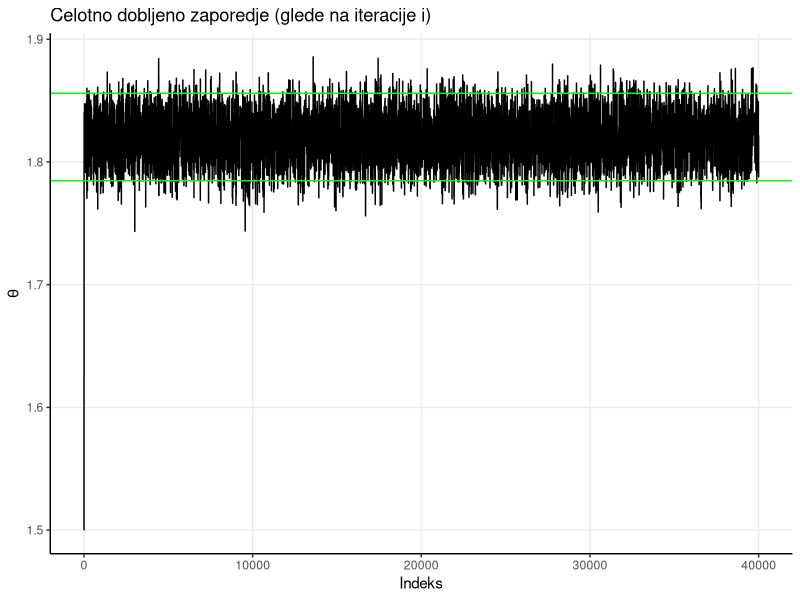
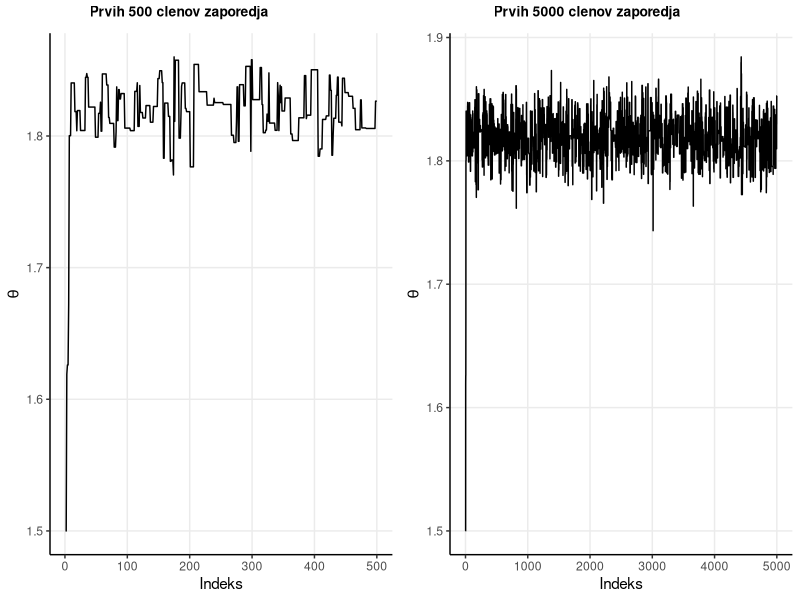
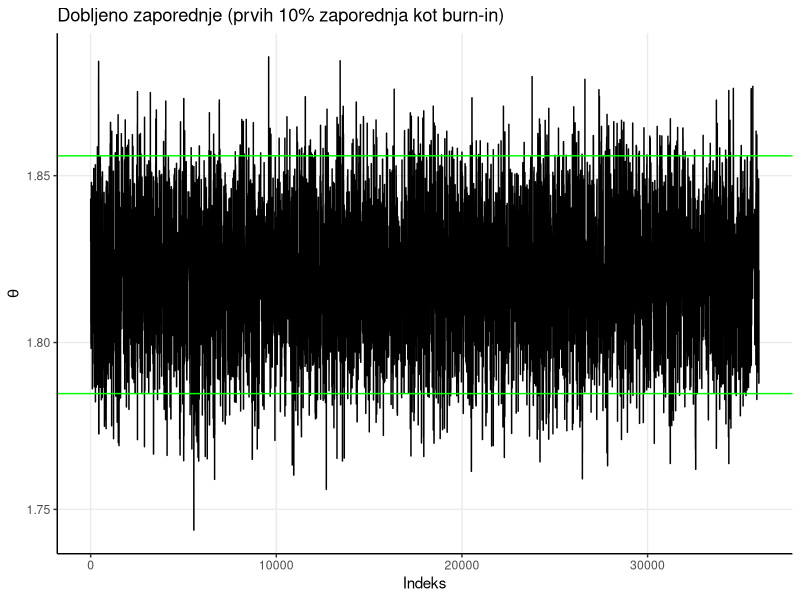
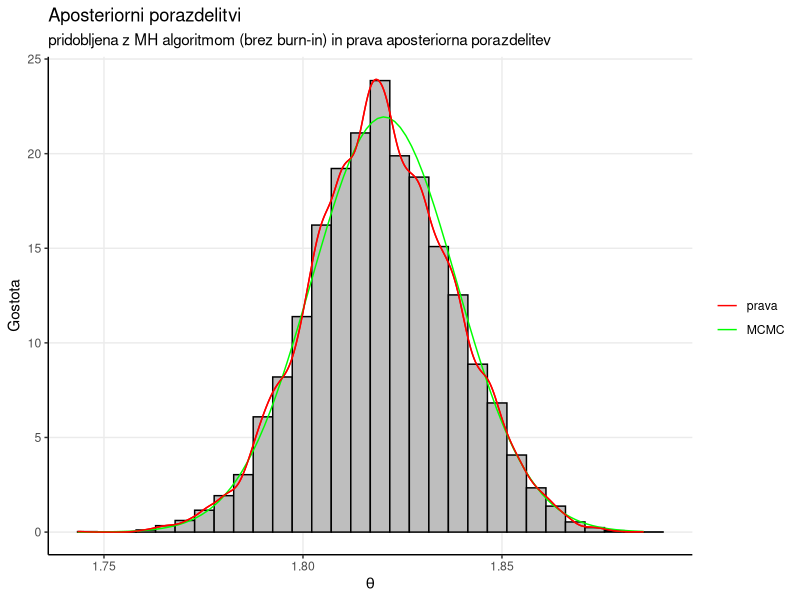
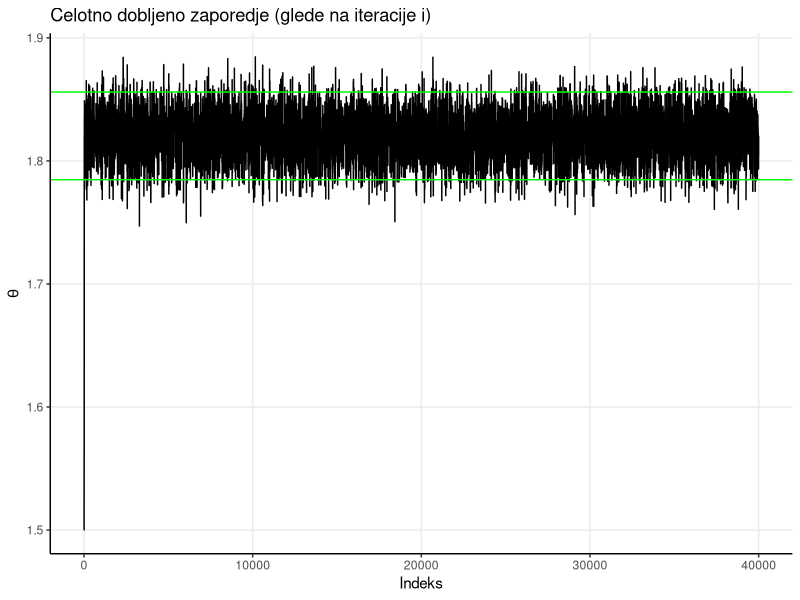
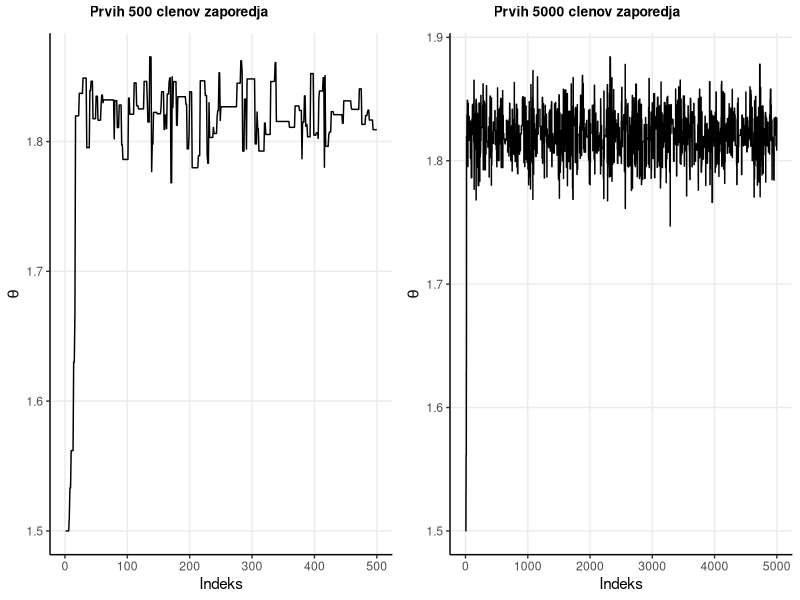
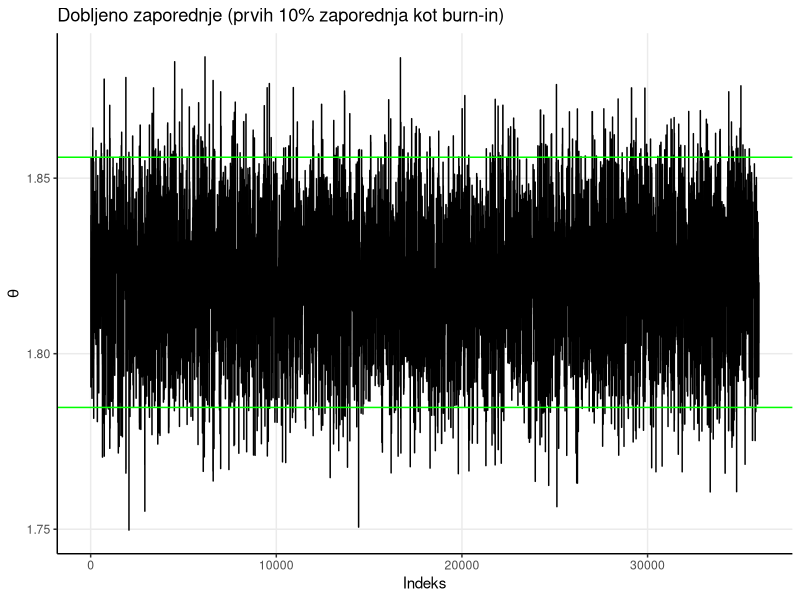

The R script that drew these images, in order:
## ---- chunk 1
knitr::opts_chunk$set(echo = TRUE)
set.seed(123)

# Potrebne knjiznice
library(ggplot2)
library(knitr)
library(dplyr)
library(ggpubr)
library(kableExtra)
## ---- chunk 2
# Funkcija verjetja
verjetje <- function(theta, x, sigma){
  #cleni <- 1/(sqrt(2*pi)*sigma)* exp(-(x-theta)^2/(2*sigma^2))
  #return(prod(cleni))
  return(prod(dnorm(x, theta, sigma)))
}

# Apriorna porazdelitev
apriorna_porazdelitev <- function(theta, mu_0, sigma_0){
  return(dnorm(theta, mu_0, sigma_0))
}

#q funkcija
q <- function(theta_zvezdica, theta, sigma) { 
  return(dnorm(theta_zvezdica, theta, sigma))
}
## ---- chunk 3
metropolis_hastings <- function(n_itr, x, theta_zacetek, sigma, mu_0, sigma_0){
  # n_itr = ponovitve
  # x = podatki
  # theta_zacetek = theta s katero zacnemo in jo posodabljamo
  # sigma = sigma zacetnega modela
  # mu_0 in sigma_0 = parametra apriorne porazdelitve
  
  # Prazen vektor za shranjevanje
  theta <- numeric(n_itr)
  # Zacetna vrednost thete
  theta[1] <- theta_zacetek
    
  for(i in 2:n_itr){
    # Nova theta
    theta_zvezdica <- rnorm(1, theta[i - 1], sigma)
        
    # aposteriorna in verjetje s theta_zvezdica
    aposteriorna_zvezdica <- apriorna_porazdelitev(theta_zvezdica, mu_0, sigma_0)
    verjetje_zvezdica <- verjetje(theta_zvezdica, x, sigma)
    q_zvezdica <- q(theta[i - 1], theta_zvezdica, sigma)
        
    # aposteriorna in verjetje s theta_i
    aposteriorna_i <- apriorna_porazdelitev(theta[i - 1], mu_0, sigma_0)
    verjetje_i <- verjetje(theta[i - 1], x, sigma)
    q_i <- q(theta_zvezdica, theta[i - 1], sigma)
        
    # alpha
    alpha <- min(1, (aposteriorna_zvezdica * verjetje_zvezdica * q_zvezdica) / (aposteriorna_i * verjetje_i * q_i))
         
    # sprejmemo ali zavrnemo
    if(runif(1) < alpha){
        theta[i] <- theta_zvezdica # "accept" -> min(1, A)
        } 
    else{
      theta[i] <- theta[i - 1] # "reject"  -> theta_i
      }
    }

  return(theta)
}

## ---- chunk 4
# Nastavitev parametrov
n_itr <- 40000 

x <- c(1.91, 1.94, 1.68, 1.75, 1.81, 1.83, 1.91, 1.95, 1.77, 1.98, 
       1.81, 1.75, 1.89, 1.89, 1.83, 1.89, 1.99, 1.65, 1.82, 1.65, 
       1.73, 1.73, 1.88, 1.81, 1.84, 1.83, 1.84, 1.72, 1.91, 1.63)

theta_zacetek <- 1.5

sigma <- 0.1
mu_0 <- 1.78
sigma_0 <- 0.2

# Test algoritma
theta <- metropolis_hastings(n_itr, x, theta_zacetek, sigma, mu_0, sigma_0)

## ---- chunk 5
# Prava aposteriorna porazdelitev
n <- length(x)

prec <- 1/sigma^2 
prec0 <- 1/sigma_0^2
prec.n <- prec0 + n*prec 
sigma.n <- sqrt(1/prec.n)

mu.n <- prec0/prec.n * mu_0 + n*prec/prec.n * mean(x)
## ---- chunk 6
df <- data.frame(theta = theta)

ggplot(df, aes(x=1:nrow(df), y=theta)) +
    geom_line() +
    labs(title="Celotno dobljeno zaporedje (glede na iteracije i)",
         x="Indeks",
         y=expression(theta)) +
    # zelena crta
    geom_hline(yintercept = c(qnorm(0.025, mu.n, sigma.n),qnorm(0.975, mu.n, sigma.n)),
               color = "green") +
    theme_bw() + 
    theme(panel.border = element_blank(),
              panel.grid.minor = element_blank(), 
              axis.line = element_line(colour = "black"),
          legend.position = "none") 
## ---- chunk 7
g1 <- ggplot(df %>% slice(1:500), aes(x=1:500, y=theta)) +
    geom_line() +
    labs(title="",
         x="Indeks",
         y=expression(theta)) +
    theme_bw() + 
    theme(panel.border = element_blank(),
              panel.grid.minor = element_blank(), 
              axis.line = element_line(colour = "black"),
          legend.position = "none") 

g2 <-ggplot(df %>% slice(1:5000), aes(x=1:5000, y=theta)) +
    geom_line() +
    labs(title="",
         x="Indeks",
         y=expression(theta)) +
    theme_bw() + 
    theme(panel.border = element_blank(),
              panel.grid.minor = element_blank(), 
              axis.line = element_line(colour = "black"),
          legend.position = "none") 

ggarrange(g1, g2,
          labels = c("Prvih 500 clenov zaporedja", 
                     "Prvih 5000 clenov zaporedja"),
          font.label = list(size = 10),
          ncol = 2) 
## ---- chunk 8
metropolis_hastings_burn_in <- function(n_itr, x, theta_zacetek, sigma, mu_0, sigma_0, burn_in = FALSE){
  # n_itr = ponovitve
  # x = podatki
  # theta_zacetek = theta s katero zacnemo in jo posodabljamo
  # sigma = sigma zacetnega modela
  # mu_0 in sigma_0 = parametra apriorne porazdelitve
  
  # pridobimo theto
  metropolis_hastings(n_itr, x, theta_zacetek, sigma, mu_0, sigma_0)
  
  # v primeru burn in (odstranimo prvih 10% vzorca)
  n_burn_in = n_itr*0.1
  theta = theta[n_burn_in:length(theta)]
  
  return(theta)
}

# Test algoritma
theta <- metropolis_hastings_burn_in(n_itr, x, theta_zacetek, sigma, mu_0, sigma_0)
## ---- chunk 9
# Risanje
df_burnin <- data.frame(theta = theta)

ggplot(df_burnin, aes(x=1:length(theta), y=theta)) +
    geom_line() +
    labs(title="Dobljeno zaporednje (prvih 10% zaporednja kot burn-in)",
         x="Indeks",
         y=expression(theta)) +
    # zelena crta
    geom_hline(yintercept = c(qnorm(0.025, mu.n, sigma.n),qnorm(0.975, mu.n, sigma.n)),
               color = "green") +
    theme_bw() + 
    theme(panel.border = element_blank(),
              panel.grid.minor = element_blank(), 
              axis.line = element_line(colour = "black"),
          legend.position = "none")
  
## ---- chunk 10
#ggplot(df %>% slice(501:n()), aes(x=theta)) +
    #geom_histogram(fill = "grey", color = "black") +
    #labs(x=expression(theta),
         #y="Frekvenca",
         #title="Aposteriorna porazdelitev",
         #subtitle="pridobljena z Metropolis-Hastings algoritmom brez burn-in dela") +
    #theme_bw() + 
    #theme(panel.border = element_blank(),
              #panel.grid.minor = element_blank(), 
              #axis.line = element_line(colour = "black"),
          #legend.position = "none")

# Ne vem cist tocno al rabva aposteriorno samo predstavt graficno al lahko vse skup v enem grafu, zato je zgori graf zakomentiran

# Graf aposteriorne porazdelitve in prave aposteriorne porazdelitve
ggplot(df %>% slice(501:n()), aes(x=theta)) +
    geom_histogram(aes(x = theta, y = ..density..), fill = "grey", color = "black") + 
    geom_density(color = "red", aes(colour = "MCMC"), show_guide=FALSE) +
    stat_function(fun = dnorm, args = list(mean=mu.n, sd=sigma.n), aes(colour = "prava")) +
    labs(x=expression(theta),
         y="Gostota",
         title="Aposteriorni porazdelitvi",
         subtitle="pridobljena z MH algoritmom (brez burn-in) in prava aposteriorna porazdelitev") +
  theme(legend.position = "topright") + 
  scale_color_manual(name = "", 
                     values = c("prava" = "green", "MCMC" = "red"),
                     labels = c("prava", "MCMC")) +
  stat_density(aes(colour="MCMC"), geom="line", position="identity") +
  theme_bw() + 
  theme(panel.border = element_blank(),
        panel.grid.minor = element_blank(), 
        axis.line = element_line(colour = "black"))

## ---- chunk 11
mh_alg <- rbind(mean(df %>% slice(1001:n()) %>% unlist()), mu.n)

ocena_pap <- rbind(quantile(df %>% slice(1001:n()) %>% 
                         unlist(), probs=c(0.025, 0.975)), 
              c(qnorm(0.025, mean=mu.n, sd=sigma.n), qnorm(0.975, mean=mu.n, sd=sigma.n)))

primerjava <- cbind(mh_alg, ocena_pap)

colnames(primerjava) <- c("Povprecje", "2.5%", "97.5%")
rownames(primerjava) <- c("Metropolis-Hastings algoritem", "Ocena iz prave aposteriorne porazdelitve")

kable(primerjava, digits=5, booktabs=T) %>% 
    kable_styling(latex_options=c("striped", "hold_position"), full_width=FALSE)

## ---- chunk 12
# Nastavim nesmiselno zacetno theto, ostali parametri ostanejo enako
theta_zacetek <- 0
# zakomentirano, da se koda ne izvede
#theta <- metropolis_hastings(n_itr, x, theta_zacetek, sigma, mu_0, sigma_0)

## ---- chunk 13
verjetje(0, x, sigma)
apriorna_porazdelitev(0, mu_0, sigma_0)
## ---- chunk 14
# Funkcija verjetja
verjetje_log <- function(theta, x, sigma){
    return(sum(dnorm(x, theta, sigma, log=TRUE)))
}

# Apriorna porazdelitev
apriorna_porazdelitev_log <- function(theta, mu_0, sigma_0){
  return(dnorm(theta, mu_0, sigma_0, log=TRUE))
}

#q funkcija
q_log <- function(theta_zvezdica, theta, sigma){ 
  return(dnorm(theta_zvezdica, theta, sigma, log=TRUE))
}

## ---- chunk 15
metropolis_hastings_log <- function(n_itr, x, theta_zacetek, sigma, mu_0, sigma_0){
  # n_itr = ponovitve
  # x = podatki
  # theta_zacetek = theta s katero zacnemo in jo posodabljamo
  # sigma = sigma zacetnega modela
  # mu_0 in sigma_0 = parametra apriorne porazdelitve
  
  # Prazen vektor za shranjevanje
  theta <- numeric(n_itr)
  # Zacetna vrednost thete
  theta[1] <- theta_zacetek
    
  for(i in 2:n_itr){
    # Nova theta
    theta_zvezdica <- rnorm(1, theta[i - 1], sigma)
        
    # aposteriorna in verjetje s theta_zvezdica (uporabiva implementirane funkcije)
    aposteriorna_zvezdica <- apriorna_porazdelitev_log(theta_zvezdica, mu_0, sigma_0)
    verjetje_zvezdica <- verjetje_log(theta_zvezdica, x, sigma)
    q_zvezdica <- q_log(theta[i - 1], theta_zvezdica, sigma)
        
    # aposteriorna in verjetje s theta_i (uporabiva implementirane funkcije)
    aposteriorna_i <- apriorna_porazdelitev_log(theta[i - 1], mu_0, sigma_0)
    verjetje_i <- verjetje_log(theta[i - 1], x, sigma)
    q_i <- q_log(theta_zvezdica, theta[i - 1], sigma)
        
    # alpha(tukaj se spremeni, + nadomesti * in - nadomesti /)
    alpha <- min(1, exp((aposteriorna_zvezdica + verjetje_zvezdica + q_zvezdica) - (aposteriorna_i + verjetje_i + q_i)))
         
    # sprejmemo ali zavrnemo
    if(runif(1) < alpha){
        theta[i] <- theta_zvezdica # "accept" -> min(1, A)
        } 
    else{
      theta[i] <- theta[i - 1] # "reject"  -> theta_i
      }
    }

  return(theta)
}

# Test algoritma
theta <- metropolis_hastings_log(n_itr, x, theta_zacetek, sigma, mu_0, sigma_0)
## ---- chunk 16
theta_zacetek <- 1.5
theta <- metropolis_hastings_log(n_itr, x, theta_zacetek, sigma, mu_0, sigma_0)

df_log <- data.frame(theta = theta)

ggplot(df_log, aes(x=1:nrow(df_log), y=theta)) +
    geom_line() +
    labs(title="Celotno dobljeno zaporedje (glede na iteracije i)",
         x="Indeks",
         y=expression(theta)) +
    # zelena crta
    geom_hline(yintercept = c(qnorm(0.025, mu.n, sigma.n),qnorm(0.975, mu.n, sigma.n)),
               color = "green") +
    theme_bw() + 
    theme(panel.border = element_blank(),
              panel.grid.minor = element_blank(), 
              axis.line = element_line(colour = "black"),
          legend.position = "none") 
## ---- chunk 17
g1 <- ggplot(df_log %>% slice(1:500), aes(x=1:500, y=theta)) +
    geom_line() +
    labs(title="",
         x="Indeks",
         y=expression(theta)) +
    theme_bw() + 
    theme(panel.border = element_blank(),
              panel.grid.minor = element_blank(), 
              axis.line = element_line(colour = "black"),
          legend.position = "none") 

g2 <-ggplot(df_log %>% slice(1:5000), aes(x=1:5000, y=theta)) +
    geom_line() +
    labs(title="",
         x="Indeks",
         y=expression(theta)) +
    theme_bw() + 
    theme(panel.border = element_blank(),
              panel.grid.minor = element_blank(), 
              axis.line = element_line(colour = "black"),
          legend.position = "none") 

ggarrange(g1, g2,
          labels = c("Prvih 500 clenov zaporedja", 
                     "Prvih 5000 clenov zaporedja"),
          font.label = list(size = 10),
          ncol = 2) 
## ---- chunk 18
metropolis_hastings_log_burn_in <- function(n_itr, x, theta_zacetek, sigma, mu_0, sigma_0, burn_in = FALSE){
  # n_itr = ponovitve
  # x = podatki
  # theta_zacetek = theta s katero zacnemo in jo posodabljamo
  # sigma = sigma zacetnega modela
  # mu_0 in sigma_0 = parametra apriorne porazdelitve
  
  # pridobimo theto
  metropolis_hastings_log(n_itr, x, theta_zacetek, sigma, mu_0, sigma_0)
  
  # v primeru burn in (odstranimo prvih 10% vzorca)
  n_burn_in = n_itr*0.1
  theta = theta[n_burn_in:length(theta)]
  
  return(theta)
}

# Test algoritma
theta <- metropolis_hastings_log_burn_in(n_itr, x, theta_zacetek, sigma, mu_0, sigma_0)
## ---- chunk 19
# Risanje
df_log_burnin <- data.frame(theta = theta)

ggplot(df_log_burnin, aes(x=1:length(theta), y=theta)) +
    geom_line() +
    labs(title="Dobljeno zaporednje (prvih 10% zaporednja kot burn-in)",
         x="Indeks",
         y=expression(theta)) +
    # zelena crta
    geom_hline(yintercept = c(qnorm(0.025, mu.n, sigma.n),qnorm(0.975, mu.n, sigma.n)),
               color = "green") +
    theme_bw() + 
    theme(panel.border = element_blank(),
              panel.grid.minor = element_blank(), 
              axis.line = element_line(colour = "black"),
          legend.position = "none")
  
